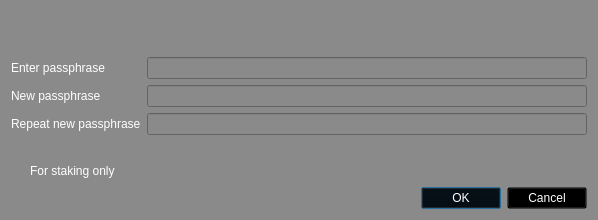
<?xml version="1.0" encoding="UTF-8"?>
<ui version="4.0">
 <class>AskPassphraseDialog</class>
 <widget class="QDialog" name="AskPassphraseDialog">
  <property name="geometry">
   <rect>
    <x>0</x>
    <y>0</y>
    <width>598</width>
    <height>220</height>
   </rect>
  </property>
  <property name="sizePolicy">
   <sizepolicy hsizetype="Preferred" vsizetype="Minimum">
    <horstretch>0</horstretch>
    <verstretch>0</verstretch>
   </sizepolicy>
  </property>
  <property name="minimumSize">
   <size>
    <width>550</width>
    <height>0</height>
   </size>
  </property>
  <property name="palette">
   <palette>
    <active>
     <colorrole role="WindowText">
      <brush brushstyle="SolidPattern">
       <color alpha="255">
        <red>255</red>
        <green>255</green>
        <blue>255</blue>
       </color>
      </brush>
     </colorrole>
     <colorrole role="Button">
      <brush brushstyle="SolidPattern">
       <color alpha="255">
        <red>138</red>
        <green>138</green>
        <blue>138</blue>
       </color>
      </brush>
     </colorrole>
     <colorrole role="Light">
      <brush brushstyle="SolidPattern">
       <color alpha="255">
        <red>207</red>
        <green>207</green>
        <blue>207</blue>
       </color>
      </brush>
     </colorrole>
     <colorrole role="Midlight">
      <brush brushstyle="SolidPattern">
       <color alpha="255">
        <red>172</red>
        <green>172</green>
        <blue>172</blue>
       </color>
      </brush>
     </colorrole>
     <colorrole role="Dark">
      <brush brushstyle="SolidPattern">
       <color alpha="255">
        <red>69</red>
        <green>69</green>
        <blue>69</blue>
       </color>
      </brush>
     </colorrole>
     <colorrole role="Mid">
      <brush brushstyle="SolidPattern">
       <color alpha="255">
        <red>92</red>
        <green>92</green>
        <blue>92</blue>
       </color>
      </brush>
     </colorrole>
     <colorrole role="Text">
      <brush brushstyle="SolidPattern">
       <color alpha="255">
        <red>255</red>
        <green>255</green>
        <blue>255</blue>
       </color>
      </brush>
     </colorrole>
     <colorrole role="BrightText">
      <brush brushstyle="SolidPattern">
       <color alpha="255">
        <red>255</red>
        <green>255</green>
        <blue>255</blue>
       </color>
      </brush>
     </colorrole>
     <colorrole role="ButtonText">
      <brush brushstyle="SolidPattern">
       <color alpha="255">
        <red>255</red>
        <green>255</green>
        <blue>255</blue>
       </color>
      </brush>
     </colorrole>
     <colorrole role="Base">
      <brush brushstyle="SolidPattern">
       <color alpha="255">
        <red>138</red>
        <green>138</green>
        <blue>138</blue>
       </color>
      </brush>
     </colorrole>
     <colorrole role="Window">
      <brush brushstyle="SolidPattern">
       <color alpha="255">
        <red>138</red>
        <green>138</green>
        <blue>138</blue>
       </color>
      </brush>
     </colorrole>
     <colorrole role="Shadow">
      <brush brushstyle="SolidPattern">
       <color alpha="255">
        <red>0</red>
        <green>0</green>
        <blue>0</blue>
       </color>
      </brush>
     </colorrole>
     <colorrole role="AlternateBase">
      <brush brushstyle="SolidPattern">
       <color alpha="255">
        <red>138</red>
        <green>138</green>
        <blue>138</blue>
       </color>
      </brush>
     </colorrole>
     <colorrole role="NoRole">
      <brush brushstyle="SolidPattern">
       <color alpha="255">
        <red>138</red>
        <green>138</green>
        <blue>138</blue>
       </color>
      </brush>
     </colorrole>
     <colorrole role="ToolTipBase">
      <brush brushstyle="SolidPattern">
       <color alpha="255">
        <red>138</red>
        <green>138</green>
        <blue>138</blue>
       </color>
      </brush>
     </colorrole>
     <colorrole role="ToolTipText">
      <brush brushstyle="SolidPattern">
       <color alpha="255">
        <red>255</red>
        <green>255</green>
        <blue>255</blue>
       </color>
      </brush>
     </colorrole>
    </active>
    <inactive>
     <colorrole role="WindowText">
      <brush brushstyle="SolidPattern">
       <color alpha="255">
        <red>255</red>
        <green>255</green>
        <blue>255</blue>
       </color>
      </brush>
     </colorrole>
     <colorrole role="Button">
      <brush brushstyle="SolidPattern">
       <color alpha="255">
        <red>138</red>
        <green>138</green>
        <blue>138</blue>
       </color>
      </brush>
     </colorrole>
     <colorrole role="Light">
      <brush brushstyle="SolidPattern">
       <color alpha="255">
        <red>207</red>
        <green>207</green>
        <blue>207</blue>
       </color>
      </brush>
     </colorrole>
     <colorrole role="Midlight">
      <brush brushstyle="SolidPattern">
       <color alpha="255">
        <red>172</red>
        <green>172</green>
        <blue>172</blue>
       </color>
      </brush>
     </colorrole>
     <colorrole role="Dark">
      <brush brushstyle="SolidPattern">
       <color alpha="255">
        <red>69</red>
        <green>69</green>
        <blue>69</blue>
       </color>
      </brush>
     </colorrole>
     <colorrole role="Mid">
      <brush brushstyle="SolidPattern">
       <color alpha="255">
        <red>92</red>
        <green>92</green>
        <blue>92</blue>
       </color>
      </brush>
     </colorrole>
     <colorrole role="Text">
      <brush brushstyle="SolidPattern">
       <color alpha="255">
        <red>255</red>
        <green>255</green>
        <blue>255</blue>
       </color>
      </brush>
     </colorrole>
     <colorrole role="BrightText">
      <brush brushstyle="SolidPattern">
       <color alpha="255">
        <red>255</red>
        <green>255</green>
        <blue>255</blue>
       </color>
      </brush>
     </colorrole>
     <colorrole role="ButtonText">
      <brush brushstyle="SolidPattern">
       <color alpha="255">
        <red>255</red>
        <green>255</green>
        <blue>255</blue>
       </color>
      </brush>
     </colorrole>
     <colorrole role="Base">
      <brush brushstyle="SolidPattern">
       <color alpha="255">
        <red>138</red>
        <green>138</green>
        <blue>138</blue>
       </color>
      </brush>
     </colorrole>
     <colorrole role="Window">
      <brush brushstyle="SolidPattern">
       <color alpha="255">
        <red>138</red>
        <green>138</green>
        <blue>138</blue>
       </color>
      </brush>
     </colorrole>
     <colorrole role="Shadow">
      <brush brushstyle="SolidPattern">
       <color alpha="255">
        <red>0</red>
        <green>0</green>
        <blue>0</blue>
       </color>
      </brush>
     </colorrole>
     <colorrole role="AlternateBase">
      <brush brushstyle="SolidPattern">
       <color alpha="255">
        <red>138</red>
        <green>138</green>
        <blue>138</blue>
       </color>
      </brush>
     </colorrole>
     <colorrole role="NoRole">
      <brush brushstyle="SolidPattern">
       <color alpha="255">
        <red>138</red>
        <green>138</green>
        <blue>138</blue>
       </color>
      </brush>
     </colorrole>
     <colorrole role="ToolTipBase">
      <brush brushstyle="SolidPattern">
       <color alpha="255">
        <red>138</red>
        <green>138</green>
        <blue>138</blue>
       </color>
      </brush>
     </colorrole>
     <colorrole role="ToolTipText">
      <brush brushstyle="SolidPattern">
       <color alpha="255">
        <red>255</red>
        <green>255</green>
        <blue>255</blue>
       </color>
      </brush>
     </colorrole>
    </inactive>
    <disabled>
     <colorrole role="WindowText">
      <brush brushstyle="SolidPattern">
       <color alpha="255">
        <red>255</red>
        <green>255</green>
        <blue>255</blue>
       </color>
      </brush>
     </colorrole>
     <colorrole role="Button">
      <brush brushstyle="SolidPattern">
       <color alpha="255">
        <red>138</red>
        <green>138</green>
        <blue>138</blue>
       </color>
      </brush>
     </colorrole>
     <colorrole role="Light">
      <brush brushstyle="SolidPattern">
       <color alpha="255">
        <red>207</red>
        <green>207</green>
        <blue>207</blue>
       </color>
      </brush>
     </colorrole>
     <colorrole role="Midlight">
      <brush brushstyle="SolidPattern">
       <color alpha="255">
        <red>172</red>
        <green>172</green>
        <blue>172</blue>
       </color>
      </brush>
     </colorrole>
     <colorrole role="Dark">
      <brush brushstyle="SolidPattern">
       <color alpha="255">
        <red>69</red>
        <green>69</green>
        <blue>69</blue>
       </color>
      </brush>
     </colorrole>
     <colorrole role="Mid">
      <brush brushstyle="SolidPattern">
       <color alpha="255">
        <red>92</red>
        <green>92</green>
        <blue>92</blue>
       </color>
      </brush>
     </colorrole>
     <colorrole role="Text">
      <brush brushstyle="SolidPattern">
       <color alpha="255">
        <red>255</red>
        <green>255</green>
        <blue>255</blue>
       </color>
      </brush>
     </colorrole>
     <colorrole role="BrightText">
      <brush brushstyle="SolidPattern">
       <color alpha="255">
        <red>255</red>
        <green>255</green>
        <blue>255</blue>
       </color>
      </brush>
     </colorrole>
     <colorrole role="ButtonText">
      <brush brushstyle="SolidPattern">
       <color alpha="255">
        <red>255</red>
        <green>255</green>
        <blue>255</blue>
       </color>
      </brush>
     </colorrole>
     <colorrole role="Base">
      <brush brushstyle="SolidPattern">
       <color alpha="255">
        <red>138</red>
        <green>138</green>
        <blue>138</blue>
       </color>
      </brush>
     </colorrole>
     <colorrole role="Window">
      <brush brushstyle="SolidPattern">
       <color alpha="255">
        <red>138</red>
        <green>138</green>
        <blue>138</blue>
       </color>
      </brush>
     </colorrole>
     <colorrole role="Shadow">
      <brush brushstyle="SolidPattern">
       <color alpha="255">
        <red>0</red>
        <green>0</green>
        <blue>0</blue>
       </color>
      </brush>
     </colorrole>
     <colorrole role="AlternateBase">
      <brush brushstyle="SolidPattern">
       <color alpha="255">
        <red>138</red>
        <green>138</green>
        <blue>138</blue>
       </color>
      </brush>
     </colorrole>
     <colorrole role="NoRole">
      <brush brushstyle="SolidPattern">
       <color alpha="255">
        <red>138</red>
        <green>138</green>
        <blue>138</blue>
       </color>
      </brush>
     </colorrole>
     <colorrole role="ToolTipBase">
      <brush brushstyle="SolidPattern">
       <color alpha="255">
        <red>138</red>
        <green>138</green>
        <blue>138</blue>
       </color>
      </brush>
     </colorrole>
     <colorrole role="ToolTipText">
      <brush brushstyle="SolidPattern">
       <color alpha="255">
        <red>255</red>
        <green>255</green>
        <blue>255</blue>
       </color>
      </brush>
     </colorrole>
    </disabled>
   </palette>
  </property>
  <property name="windowTitle">
   <string>Passphrase Dialog</string>
  </property>
  <property name="autoFillBackground">
   <bool>false</bool>
  </property>
  <property name="styleSheet">
   <string notr="true">color: rgb(255,255,255);  background-color: rgb(138,138,138);</string>
  </property>
  <layout class="QVBoxLayout" name="verticalLayout">
   <item>
    <widget class="QLabel" name="warningLabel">
     <property name="styleSheet">
      <string notr="true">background: transparent;</string>
     </property>
     <property name="textFormat">
      <enum>Qt::RichText</enum>
     </property>
     <property name="wordWrap">
      <bool>true</bool>
     </property>
    </widget>
   </item>
   <item>
    <layout class="QFormLayout" name="formLayout">
     <property name="fieldGrowthPolicy">
      <enum>QFormLayout::AllNonFixedFieldsGrow</enum>
     </property>
     <item row="0" column="0">
      <widget class="QLabel" name="passLabel1">
       <property name="styleSheet">
        <string notr="true">background: transparent;</string>
       </property>
       <property name="text">
        <string>&lt;html&gt;&lt;head/&gt;&lt;body&gt;&lt;p&gt;&lt;span style=&quot; color:#ffffff;&quot;&gt;Enter passphrase&lt;/span&gt;&lt;/p&gt;&lt;/body&gt;&lt;/html&gt;</string>
       </property>
      </widget>
     </item>
     <item row="0" column="1">
      <widget class="QLineEdit" name="passEdit1">
       <property name="palette">
        <palette>
         <active>
          <colorrole role="WindowText">
           <brush brushstyle="SolidPattern">
            <color alpha="255">
             <red>0</red>
             <green>0</green>
             <blue>0</blue>
            </color>
           </brush>
          </colorrole>
          <colorrole role="Button">
           <brush brushstyle="SolidPattern">
            <color alpha="255">
             <red>138</red>
             <green>138</green>
             <blue>138</blue>
            </color>
           </brush>
          </colorrole>
          <colorrole role="Text">
           <brush brushstyle="SolidPattern">
            <color alpha="255">
             <red>0</red>
             <green>0</green>
             <blue>0</blue>
            </color>
           </brush>
          </colorrole>
          <colorrole role="ButtonText">
           <brush brushstyle="SolidPattern">
            <color alpha="255">
             <red>0</red>
             <green>0</green>
             <blue>0</blue>
            </color>
           </brush>
          </colorrole>
          <colorrole role="Base">
           <brush brushstyle="SolidPattern">
            <color alpha="255">
             <red>138</red>
             <green>138</green>
             <blue>138</blue>
            </color>
           </brush>
          </colorrole>
          <colorrole role="Window">
           <brush brushstyle="SolidPattern">
            <color alpha="255">
             <red>138</red>
             <green>138</green>
             <blue>138</blue>
            </color>
           </brush>
          </colorrole>
          <colorrole role="Shadow">
           <brush brushstyle="SolidPattern">
            <color alpha="255">
             <red>90</red>
             <green>104</green>
             <blue>118</blue>
            </color>
           </brush>
          </colorrole>
          <colorrole role="ToolTipText">
           <brush brushstyle="SolidPattern">
            <color alpha="255">
             <red>255</red>
             <green>255</green>
             <blue>255</blue>
            </color>
           </brush>
          </colorrole>
         </active>
         <inactive>
          <colorrole role="WindowText">
           <brush brushstyle="SolidPattern">
            <color alpha="255">
             <red>0</red>
             <green>0</green>
             <blue>0</blue>
            </color>
           </brush>
          </colorrole>
          <colorrole role="Button">
           <brush brushstyle="SolidPattern">
            <color alpha="255">
             <red>138</red>
             <green>138</green>
             <blue>138</blue>
            </color>
           </brush>
          </colorrole>
          <colorrole role="Text">
           <brush brushstyle="SolidPattern">
            <color alpha="255">
             <red>0</red>
             <green>0</green>
             <blue>0</blue>
            </color>
           </brush>
          </colorrole>
          <colorrole role="ButtonText">
           <brush brushstyle="SolidPattern">
            <color alpha="255">
             <red>0</red>
             <green>0</green>
             <blue>0</blue>
            </color>
           </brush>
          </colorrole>
          <colorrole role="Base">
           <brush brushstyle="SolidPattern">
            <color alpha="255">
             <red>138</red>
             <green>138</green>
             <blue>138</blue>
            </color>
           </brush>
          </colorrole>
          <colorrole role="Window">
           <brush brushstyle="SolidPattern">
            <color alpha="255">
             <red>138</red>
             <green>138</green>
             <blue>138</blue>
            </color>
           </brush>
          </colorrole>
          <colorrole role="Shadow">
           <brush brushstyle="SolidPattern">
            <color alpha="255">
             <red>90</red>
             <green>104</green>
             <blue>118</blue>
            </color>
           </brush>
          </colorrole>
          <colorrole role="ToolTipText">
           <brush brushstyle="SolidPattern">
            <color alpha="255">
             <red>255</red>
             <green>255</green>
             <blue>255</blue>
            </color>
           </brush>
          </colorrole>
         </inactive>
         <disabled>
          <colorrole role="WindowText">
           <brush brushstyle="SolidPattern">
            <color alpha="255">
             <red>0</red>
             <green>0</green>
             <blue>0</blue>
            </color>
           </brush>
          </colorrole>
          <colorrole role="Button">
           <brush brushstyle="SolidPattern">
            <color alpha="255">
             <red>138</red>
             <green>138</green>
             <blue>138</blue>
            </color>
           </brush>
          </colorrole>
          <colorrole role="Text">
           <brush brushstyle="SolidPattern">
            <color alpha="255">
             <red>0</red>
             <green>0</green>
             <blue>0</blue>
            </color>
           </brush>
          </colorrole>
          <colorrole role="ButtonText">
           <brush brushstyle="SolidPattern">
            <color alpha="255">
             <red>0</red>
             <green>0</green>
             <blue>0</blue>
            </color>
           </brush>
          </colorrole>
          <colorrole role="Base">
           <brush brushstyle="SolidPattern">
            <color alpha="255">
             <red>138</red>
             <green>138</green>
             <blue>138</blue>
            </color>
           </brush>
          </colorrole>
          <colorrole role="Window">
           <brush brushstyle="SolidPattern">
            <color alpha="255">
             <red>138</red>
             <green>138</green>
             <blue>138</blue>
            </color>
           </brush>
          </colorrole>
          <colorrole role="Shadow">
           <brush brushstyle="SolidPattern">
            <color alpha="255">
             <red>90</red>
             <green>104</green>
             <blue>118</blue>
            </color>
           </brush>
          </colorrole>
          <colorrole role="ToolTipText">
           <brush brushstyle="SolidPattern">
            <color alpha="255">
             <red>255</red>
             <green>255</green>
             <blue>255</blue>
            </color>
           </brush>
          </colorrole>
         </disabled>
        </palette>
       </property>
       <property name="styleSheet">
        <string notr="true">color: black;</string>
       </property>
       <property name="echoMode">
        <enum>QLineEdit::Password</enum>
       </property>
      </widget>
     </item>
     <item row="1" column="0">
      <widget class="QLabel" name="passLabel2">
       <property name="styleSheet">
        <string notr="true">background: transparent;</string>
       </property>
       <property name="text">
        <string>&lt;html&gt;&lt;head/&gt;&lt;body&gt;&lt;p&gt;&lt;span style=&quot; color:#ffffff;&quot;&gt;New passphrase&lt;/span&gt;&lt;/p&gt;&lt;/body&gt;&lt;/html&gt;</string>
       </property>
      </widget>
     </item>
     <item row="1" column="1">
      <widget class="QLineEdit" name="passEdit2">
       <property name="palette">
        <palette>
         <active>
          <colorrole role="WindowText">
           <brush brushstyle="SolidPattern">
            <color alpha="255">
             <red>0</red>
             <green>0</green>
             <blue>0</blue>
            </color>
           </brush>
          </colorrole>
          <colorrole role="Button">
           <brush brushstyle="SolidPattern">
            <color alpha="255">
             <red>138</red>
             <green>138</green>
             <blue>138</blue>
            </color>
           </brush>
          </colorrole>
          <colorrole role="Text">
           <brush brushstyle="SolidPattern">
            <color alpha="255">
             <red>0</red>
             <green>0</green>
             <blue>0</blue>
            </color>
           </brush>
          </colorrole>
          <colorrole role="ButtonText">
           <brush brushstyle="SolidPattern">
            <color alpha="255">
             <red>0</red>
             <green>0</green>
             <blue>0</blue>
            </color>
           </brush>
          </colorrole>
          <colorrole role="Base">
           <brush brushstyle="SolidPattern">
            <color alpha="255">
             <red>138</red>
             <green>138</green>
             <blue>138</blue>
            </color>
           </brush>
          </colorrole>
          <colorrole role="Window">
           <brush brushstyle="SolidPattern">
            <color alpha="255">
             <red>138</red>
             <green>138</green>
             <blue>138</blue>
            </color>
           </brush>
          </colorrole>
          <colorrole role="Shadow">
           <brush brushstyle="SolidPattern">
            <color alpha="255">
             <red>90</red>
             <green>104</green>
             <blue>118</blue>
            </color>
           </brush>
          </colorrole>
         </active>
         <inactive>
          <colorrole role="WindowText">
           <brush brushstyle="SolidPattern">
            <color alpha="255">
             <red>0</red>
             <green>0</green>
             <blue>0</blue>
            </color>
           </brush>
          </colorrole>
          <colorrole role="Button">
           <brush brushstyle="SolidPattern">
            <color alpha="255">
             <red>138</red>
             <green>138</green>
             <blue>138</blue>
            </color>
           </brush>
          </colorrole>
          <colorrole role="Text">
           <brush brushstyle="SolidPattern">
            <color alpha="255">
             <red>0</red>
             <green>0</green>
             <blue>0</blue>
            </color>
           </brush>
          </colorrole>
          <colorrole role="ButtonText">
           <brush brushstyle="SolidPattern">
            <color alpha="255">
             <red>0</red>
             <green>0</green>
             <blue>0</blue>
            </color>
           </brush>
          </colorrole>
          <colorrole role="Base">
           <brush brushstyle="SolidPattern">
            <color alpha="255">
             <red>138</red>
             <green>138</green>
             <blue>138</blue>
            </color>
           </brush>
          </colorrole>
          <colorrole role="Window">
           <brush brushstyle="SolidPattern">
            <color alpha="255">
             <red>138</red>
             <green>138</green>
             <blue>138</blue>
            </color>
           </brush>
          </colorrole>
          <colorrole role="Shadow">
           <brush brushstyle="SolidPattern">
            <color alpha="255">
             <red>90</red>
             <green>104</green>
             <blue>118</blue>
            </color>
           </brush>
          </colorrole>
         </inactive>
         <disabled>
          <colorrole role="WindowText">
           <brush brushstyle="SolidPattern">
            <color alpha="255">
             <red>0</red>
             <green>0</green>
             <blue>0</blue>
            </color>
           </brush>
          </colorrole>
          <colorrole role="Button">
           <brush brushstyle="SolidPattern">
            <color alpha="255">
             <red>138</red>
             <green>138</green>
             <blue>138</blue>
            </color>
           </brush>
          </colorrole>
          <colorrole role="Text">
           <brush brushstyle="SolidPattern">
            <color alpha="255">
             <red>0</red>
             <green>0</green>
             <blue>0</blue>
            </color>
           </brush>
          </colorrole>
          <colorrole role="ButtonText">
           <brush brushstyle="SolidPattern">
            <color alpha="255">
             <red>0</red>
             <green>0</green>
             <blue>0</blue>
            </color>
           </brush>
          </colorrole>
          <colorrole role="Base">
           <brush brushstyle="SolidPattern">
            <color alpha="255">
             <red>138</red>
             <green>138</green>
             <blue>138</blue>
            </color>
           </brush>
          </colorrole>
          <colorrole role="Window">
           <brush brushstyle="SolidPattern">
            <color alpha="255">
             <red>138</red>
             <green>138</green>
             <blue>138</blue>
            </color>
           </brush>
          </colorrole>
          <colorrole role="Shadow">
           <brush brushstyle="SolidPattern">
            <color alpha="255">
             <red>90</red>
             <green>104</green>
             <blue>118</blue>
            </color>
           </brush>
          </colorrole>
         </disabled>
        </palette>
       </property>
       <property name="styleSheet">
        <string notr="true">color: black;</string>
       </property>
       <property name="echoMode">
        <enum>QLineEdit::Password</enum>
       </property>
      </widget>
     </item>
     <item row="2" column="0">
      <widget class="QLabel" name="passLabel3">
       <property name="styleSheet">
        <string notr="true">background: transparent;</string>
       </property>
       <property name="text">
        <string>&lt;html&gt;&lt;head/&gt;&lt;body&gt;&lt;p&gt;&lt;span style=&quot; color:#ffffff;&quot;&gt;Repeat new passphrase&lt;/span&gt;&lt;/p&gt;&lt;/body&gt;&lt;/html&gt;</string>
       </property>
      </widget>
     </item>
     <item row="2" column="1">
      <widget class="QLineEdit" name="passEdit3">
       <property name="palette">
        <palette>
         <active>
          <colorrole role="WindowText">
           <brush brushstyle="SolidPattern">
            <color alpha="255">
             <red>0</red>
             <green>0</green>
             <blue>0</blue>
            </color>
           </brush>
          </colorrole>
          <colorrole role="Button">
           <brush brushstyle="SolidPattern">
            <color alpha="255">
             <red>138</red>
             <green>138</green>
             <blue>138</blue>
            </color>
           </brush>
          </colorrole>
          <colorrole role="Text">
           <brush brushstyle="SolidPattern">
            <color alpha="255">
             <red>0</red>
             <green>0</green>
             <blue>0</blue>
            </color>
           </brush>
          </colorrole>
          <colorrole role="ButtonText">
           <brush brushstyle="SolidPattern">
            <color alpha="255">
             <red>0</red>
             <green>0</green>
             <blue>0</blue>
            </color>
           </brush>
          </colorrole>
          <colorrole role="Base">
           <brush brushstyle="SolidPattern">
            <color alpha="255">
             <red>138</red>
             <green>138</green>
             <blue>138</blue>
            </color>
           </brush>
          </colorrole>
          <colorrole role="Window">
           <brush brushstyle="SolidPattern">
            <color alpha="255">
             <red>138</red>
             <green>138</green>
             <blue>138</blue>
            </color>
           </brush>
          </colorrole>
          <colorrole role="Shadow">
           <brush brushstyle="SolidPattern">
            <color alpha="255">
             <red>90</red>
             <green>104</green>
             <blue>118</blue>
            </color>
           </brush>
          </colorrole>
         </active>
         <inactive>
          <colorrole role="WindowText">
           <brush brushstyle="SolidPattern">
            <color alpha="255">
             <red>0</red>
             <green>0</green>
             <blue>0</blue>
            </color>
           </brush>
          </colorrole>
          <colorrole role="Button">
           <brush brushstyle="SolidPattern">
            <color alpha="255">
             <red>138</red>
             <green>138</green>
             <blue>138</blue>
            </color>
           </brush>
          </colorrole>
          <colorrole role="Text">
           <brush brushstyle="SolidPattern">
            <color alpha="255">
             <red>0</red>
             <green>0</green>
             <blue>0</blue>
            </color>
           </brush>
          </colorrole>
          <colorrole role="ButtonText">
           <brush brushstyle="SolidPattern">
            <color alpha="255">
             <red>0</red>
             <green>0</green>
             <blue>0</blue>
            </color>
           </brush>
          </colorrole>
          <colorrole role="Base">
           <brush brushstyle="SolidPattern">
            <color alpha="255">
             <red>138</red>
             <green>138</green>
             <blue>138</blue>
            </color>
           </brush>
          </colorrole>
          <colorrole role="Window">
           <brush brushstyle="SolidPattern">
            <color alpha="255">
             <red>138</red>
             <green>138</green>
             <blue>138</blue>
            </color>
           </brush>
          </colorrole>
          <colorrole role="Shadow">
           <brush brushstyle="SolidPattern">
            <color alpha="255">
             <red>90</red>
             <green>104</green>
             <blue>118</blue>
            </color>
           </brush>
          </colorrole>
         </inactive>
         <disabled>
          <colorrole role="WindowText">
           <brush brushstyle="SolidPattern">
            <color alpha="255">
             <red>0</red>
             <green>0</green>
             <blue>0</blue>
            </color>
           </brush>
          </colorrole>
          <colorrole role="Button">
           <brush brushstyle="SolidPattern">
            <color alpha="255">
             <red>138</red>
             <green>138</green>
             <blue>138</blue>
            </color>
           </brush>
          </colorrole>
          <colorrole role="Text">
           <brush brushstyle="SolidPattern">
            <color alpha="255">
             <red>0</red>
             <green>0</green>
             <blue>0</blue>
            </color>
           </brush>
          </colorrole>
          <colorrole role="ButtonText">
           <brush brushstyle="SolidPattern">
            <color alpha="255">
             <red>0</red>
             <green>0</green>
             <blue>0</blue>
            </color>
           </brush>
          </colorrole>
          <colorrole role="Base">
           <brush brushstyle="SolidPattern">
            <color alpha="255">
             <red>138</red>
             <green>138</green>
             <blue>138</blue>
            </color>
           </brush>
          </colorrole>
          <colorrole role="Window">
           <brush brushstyle="SolidPattern">
            <color alpha="255">
             <red>138</red>
             <green>138</green>
             <blue>138</blue>
            </color>
           </brush>
          </colorrole>
          <colorrole role="Shadow">
           <brush brushstyle="SolidPattern">
            <color alpha="255">
             <red>90</red>
             <green>104</green>
             <blue>118</blue>
            </color>
           </brush>
          </colorrole>
         </disabled>
        </palette>
       </property>
       <property name="styleSheet">
        <string notr="true">color: black;</string>
       </property>
       <property name="echoMode">
        <enum>QLineEdit::Password</enum>
       </property>
      </widget>
     </item>
     <item row="3" column="1">
      <widget class="QLabel" name="capsLabel">
       <property name="font">
        <font>
         <weight>75</weight>
         <bold>true</bold>
        </font>
       </property>
       <property name="styleSheet">
        <string notr="true">background: transparent; color: red;</string>
       </property>
       <property name="text">
        <string/>
       </property>
       <property name="alignment">
        <set>Qt::AlignCenter</set>
       </property>
      </widget>
     </item>
     <item row="4" column="0">
      <widget class="QCheckBox" name="stakingCheckBox">
       <property name="enabled">
        <bool>true</bool>
       </property>
       <property name="visible">
        <bool>false</bool>
       </property>
       <property name="toolTip">
        <string>Serves to disable the trivial sendmoney when OS account compromised. Provides no real security.</string>
       </property>
       <property name="styleSheet">
        <string notr="true">background: transparent;
color: rgb(255, 255, 255);</string>
       </property>
       <property name="text">
        <string>For staking only</string>
       </property>
      </widget>
     </item>
    </layout>
   </item>
   <item>
    <widget class="QDialogButtonBox" name="buttonBox">
     <property name="palette">
      <palette>
       <active>
        <colorrole role="WindowText">
         <brush brushstyle="SolidPattern">
          <color alpha="255">
           <red>255</red>
           <green>255</green>
           <blue>255</blue>
          </color>
         </brush>
        </colorrole>
        <colorrole role="Button">
         <brush brushstyle="SolidPattern">
          <color alpha="0">
           <red>0</red>
           <green>0</green>
           <blue>0</blue>
          </color>
         </brush>
        </colorrole>
        <colorrole role="Text">
         <brush brushstyle="SolidPattern">
          <color alpha="255">
           <red>255</red>
           <green>255</green>
           <blue>255</blue>
          </color>
         </brush>
        </colorrole>
        <colorrole role="ButtonText">
         <brush brushstyle="SolidPattern">
          <color alpha="255">
           <red>255</red>
           <green>255</green>
           <blue>255</blue>
          </color>
         </brush>
        </colorrole>
        <colorrole role="Base">
         <brush brushstyle="SolidPattern">
          <color alpha="0">
           <red>0</red>
           <green>0</green>
           <blue>0</blue>
          </color>
         </brush>
        </colorrole>
        <colorrole role="Window">
         <brush brushstyle="SolidPattern">
          <color alpha="0">
           <red>0</red>
           <green>0</green>
           <blue>0</blue>
          </color>
         </brush>
        </colorrole>
        <colorrole role="Highlight">
         <brush brushstyle="SolidPattern">
          <color alpha="255">
           <red>240</red>
           <green>119</green>
           <blue>70</blue>
          </color>
         </brush>
        </colorrole>
       </active>
       <inactive>
        <colorrole role="WindowText">
         <brush brushstyle="SolidPattern">
          <color alpha="255">
           <red>255</red>
           <green>255</green>
           <blue>255</blue>
          </color>
         </brush>
        </colorrole>
        <colorrole role="Button">
         <brush brushstyle="SolidPattern">
          <color alpha="0">
           <red>0</red>
           <green>0</green>
           <blue>0</blue>
          </color>
         </brush>
        </colorrole>
        <colorrole role="Text">
         <brush brushstyle="SolidPattern">
          <color alpha="255">
           <red>255</red>
           <green>255</green>
           <blue>255</blue>
          </color>
         </brush>
        </colorrole>
        <colorrole role="ButtonText">
         <brush brushstyle="SolidPattern">
          <color alpha="255">
           <red>255</red>
           <green>255</green>
           <blue>255</blue>
          </color>
         </brush>
        </colorrole>
        <colorrole role="Base">
         <brush brushstyle="SolidPattern">
          <color alpha="0">
           <red>0</red>
           <green>0</green>
           <blue>0</blue>
          </color>
         </brush>
        </colorrole>
        <colorrole role="Window">
         <brush brushstyle="SolidPattern">
          <color alpha="0">
           <red>0</red>
           <green>0</green>
           <blue>0</blue>
          </color>
         </brush>
        </colorrole>
        <colorrole role="Highlight">
         <brush brushstyle="SolidPattern">
          <color alpha="255">
           <red>178</red>
           <green>178</green>
           <blue>178</blue>
          </color>
         </brush>
        </colorrole>
       </inactive>
       <disabled>
        <colorrole role="WindowText">
         <brush brushstyle="SolidPattern">
          <color alpha="255">
           <red>255</red>
           <green>255</green>
           <blue>255</blue>
          </color>
         </brush>
        </colorrole>
        <colorrole role="Button">
         <brush brushstyle="SolidPattern">
          <color alpha="0">
           <red>0</red>
           <green>0</green>
           <blue>0</blue>
          </color>
         </brush>
        </colorrole>
        <colorrole role="Text">
         <brush brushstyle="SolidPattern">
          <color alpha="255">
           <red>255</red>
           <green>255</green>
           <blue>255</blue>
          </color>
         </brush>
        </colorrole>
        <colorrole role="ButtonText">
         <brush brushstyle="SolidPattern">
          <color alpha="255">
           <red>255</red>
           <green>255</green>
           <blue>255</blue>
          </color>
         </brush>
        </colorrole>
        <colorrole role="Base">
         <brush brushstyle="SolidPattern">
          <color alpha="0">
           <red>0</red>
           <green>0</green>
           <blue>0</blue>
          </color>
         </brush>
        </colorrole>
        <colorrole role="Window">
         <brush brushstyle="SolidPattern">
          <color alpha="0">
           <red>0</red>
           <green>0</green>
           <blue>0</blue>
          </color>
         </brush>
        </colorrole>
        <colorrole role="Highlight">
         <brush brushstyle="SolidPattern">
          <color alpha="255">
           <red>178</red>
           <green>178</green>
           <blue>178</blue>
          </color>
         </brush>
        </colorrole>
       </disabled>
      </palette>
     </property>
     <property name="autoFillBackground">
      <bool>false</bool>
     </property>
     <property name="styleSheet">
      <string notr="true">background: transparent;</string>
     </property>
     <property name="orientation">
      <enum>Qt::Horizontal</enum>
     </property>
     <property name="standardButtons">
      <set>QDialogButtonBox::Cancel|QDialogButtonBox::Ok</set>
     </property>
    </widget>
   </item>
  </layout>
 </widget>
 <resources/>
 <connections>
  <connection>
   <sender>buttonBox</sender>
   <signal>accepted()</signal>
   <receiver>AskPassphraseDialog</receiver>
   <slot>accept()</slot>
   <hints>
    <hint type="sourcelabel">
     <x>248</x>
     <y>254</y>
    </hint>
    <hint type="destinationlabel">
     <x>157</x>
     <y>274</y>
    </hint>
   </hints>
  </connection>
  <connection>
   <sender>buttonBox</sender>
   <signal>rejected()</signal>
   <receiver>AskPassphraseDialog</receiver>
   <slot>reject()</slot>
   <hints>
    <hint type="sourcelabel">
     <x>316</x>
     <y>260</y>
    </hint>
    <hint type="destinationlabel">
     <x>286</x>
     <y>274</y>
    </hint>
   </hints>
  </connection>
 </connections>
</ui>
